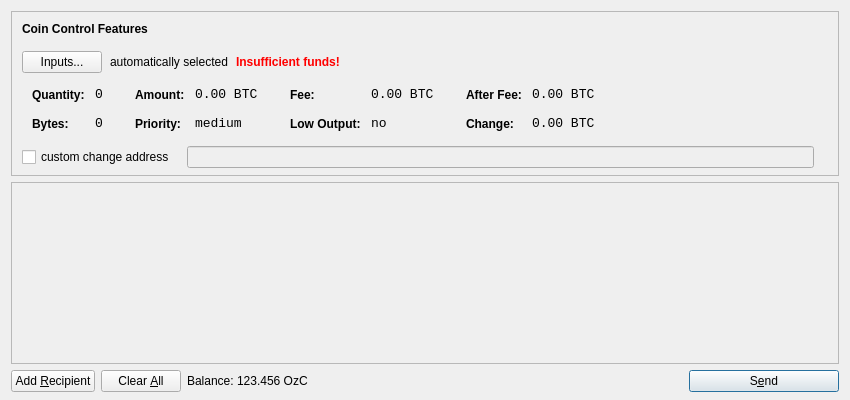
<?xml version="1.0" encoding="UTF-8"?>
<ui version="4.0">
 <class>SendCoinsDialog</class>
 <widget class="QDialog" name="SendCoinsDialog">
  <property name="geometry">
   <rect>
    <x>0</x>
    <y>0</y>
    <width>850</width>
    <height>400</height>
   </rect>
  </property>
  <property name="windowTitle">
   <string>Send Coins</string>
  </property>
  <layout class="QVBoxLayout" name="verticalLayout" stretch="0,1,0">
   <property name="bottomMargin">
    <number>8</number>
   </property>
   <item>
    <widget class="QFrame" name="frameCoinControl">
     <property name="sizePolicy">
      <sizepolicy hsizetype="Expanding" vsizetype="Expanding">
       <horstretch>0</horstretch>
       <verstretch>0</verstretch>
      </sizepolicy>
     </property>
     <property name="maximumSize">
      <size>
       <width>16777215</width>
       <height>16777215</height>
      </size>
     </property>
     <property name="frameShape">
      <enum>QFrame::StyledPanel</enum>
     </property>
     <property name="frameShadow">
      <enum>QFrame::Sunken</enum>
     </property>
     <layout class="QVBoxLayout" name="verticalLayoutCoinControl2">
      <property name="spacing">
       <number>-1</number>
      </property>
      <property name="leftMargin">
       <number>0</number>
      </property>
      <property name="topMargin">
       <number>0</number>
      </property>
      <property name="rightMargin">
       <number>0</number>
      </property>
      <property name="bottomMargin">
       <number>6</number>
      </property>
      <item>
       <layout class="QVBoxLayout" name="verticalLayoutCoinControl" stretch="0,0,0,0,1">
        <property name="spacing">
         <number>0</number>
        </property>
        <property name="leftMargin">
         <number>10</number>
        </property>
        <property name="topMargin">
         <number>10</number>
        </property>
        <item>
         <layout class="QHBoxLayout" name="horizontalLayoutCoinControl1">
          <property name="bottomMargin">
           <number>15</number>
          </property>
          <item>
           <widget class="QLabel" name="labelCoinControlFeatures">
            <property name="sizePolicy">
             <sizepolicy hsizetype="Preferred" vsizetype="Maximum">
              <horstretch>0</horstretch>
              <verstretch>0</verstretch>
             </sizepolicy>
            </property>
            <property name="font">
             <font>
              <weight>75</weight>
              <bold>true</bold>
             </font>
            </property>
            <property name="styleSheet">
             <string notr="true">font-weight:bold;</string>
            </property>
            <property name="text">
             <string>Coin Control Features</string>
            </property>
           </widget>
          </item>
         </layout>
        </item>
        <item>
         <layout class="QHBoxLayout" name="horizontalLayoutCoinControl2" stretch="0,0,0,0">
          <property name="spacing">
           <number>8</number>
          </property>
          <property name="bottomMargin">
           <number>10</number>
          </property>
          <item>
           <widget class="QPushButton" name="pushButtonCoinControl">
            <property name="styleSheet">
             <string notr="true"/>
            </property>
            <property name="text">
             <string>Inputs...</string>
            </property>
           </widget>
          </item>
          <item>
           <widget class="QLabel" name="labelCoinControlAutomaticallySelected">
            <property name="text">
             <string>automatically selected</string>
            </property>
            <property name="margin">
             <number>5</number>
            </property>
           </widget>
          </item>
          <item>
           <widget class="QLabel" name="labelCoinControlInsuffFunds">
            <property name="font">
             <font>
              <weight>75</weight>
              <bold>true</bold>
             </font>
            </property>
            <property name="styleSheet">
             <string notr="true">color:red;font-weight:bold;</string>
            </property>
            <property name="text">
             <string>Insufficient funds!</string>
            </property>
            <property name="margin">
             <number>5</number>
            </property>
           </widget>
          </item>
          <item>
           <spacer name="horizontalSpacerCoinControl">
            <property name="orientation">
             <enum>Qt::Horizontal</enum>
            </property>
            <property name="sizeHint" stdset="0">
             <size>
              <width>40</width>
              <height>1</height>
             </size>
            </property>
           </spacer>
          </item>
         </layout>
        </item>
        <item>
         <widget class="QWidget" name="widgetCoinControl" native="true">
          <property name="sizePolicy">
           <sizepolicy hsizetype="Preferred" vsizetype="Preferred">
            <horstretch>0</horstretch>
            <verstretch>0</verstretch>
           </sizepolicy>
          </property>
          <property name="minimumSize">
           <size>
            <width>0</width>
            <height>0</height>
           </size>
          </property>
          <property name="styleSheet">
           <string notr="true"/>
          </property>
          <layout class="QHBoxLayout" name="horizontalLayoutCoinControl5">
           <property name="margin">
            <number>0</number>
           </property>
           <item>
            <layout class="QHBoxLayout" name="horizontalLayoutCoinControl3" stretch="0,0,0,1">
             <property name="spacing">
              <number>20</number>
             </property>
             <property name="topMargin">
              <number>0</number>
             </property>
             <property name="bottomMargin">
              <number>10</number>
             </property>
             <item>
              <layout class="QFormLayout" name="formLayoutCoinControl1">
               <property name="horizontalSpacing">
                <number>10</number>
               </property>
               <property name="verticalSpacing">
                <number>14</number>
               </property>
               <property name="leftMargin">
                <number>10</number>
               </property>
               <property name="topMargin">
                <number>4</number>
               </property>
               <property name="rightMargin">
                <number>6</number>
               </property>
               <item row="0" column="0">
                <widget class="QLabel" name="labelCoinControlQuantityText">
                 <property name="styleSheet">
                  <string notr="true">font-weight:bold;</string>
                 </property>
                 <property name="text">
                  <string>Quantity:</string>
                 </property>
                 <property name="margin">
                  <number>0</number>
                 </property>
                </widget>
               </item>
               <item row="0" column="1">
                <widget class="QLabel" name="labelCoinControlQuantity">
                 <property name="font">
                  <font>
                   <family>Monospace</family>
                   <pointsize>10</pointsize>
                  </font>
                 </property>
                 <property name="cursor">
                  <cursorShape>IBeamCursor</cursorShape>
                 </property>
                 <property name="contextMenuPolicy">
                  <enum>Qt::ActionsContextMenu</enum>
                 </property>
                 <property name="text">
                  <string notr="true">0</string>
                 </property>
                 <property name="margin">
                  <number>0</number>
                 </property>
                 <property name="textInteractionFlags">
                  <set>Qt::LinksAccessibleByMouse|Qt::TextSelectableByKeyboard|Qt::TextSelectableByMouse</set>
                 </property>
                </widget>
               </item>
               <item row="1" column="0">
                <widget class="QLabel" name="labelCoinControlBytesText">
                 <property name="styleSheet">
                  <string notr="true">font-weight:bold;</string>
                 </property>
                 <property name="text">
                  <string>Bytes:</string>
                 </property>
                </widget>
               </item>
               <item row="1" column="1">
                <widget class="QLabel" name="labelCoinControlBytes">
                 <property name="font">
                  <font>
                   <family>Monospace</family>
                   <pointsize>10</pointsize>
                  </font>
                 </property>
                 <property name="cursor">
                  <cursorShape>IBeamCursor</cursorShape>
                 </property>
                 <property name="contextMenuPolicy">
                  <enum>Qt::ActionsContextMenu</enum>
                 </property>
                 <property name="text">
                  <string notr="true">0</string>
                 </property>
                 <property name="textInteractionFlags">
                  <set>Qt::LinksAccessibleByMouse|Qt::TextSelectableByKeyboard|Qt::TextSelectableByMouse</set>
                 </property>
                </widget>
               </item>
              </layout>
             </item>
             <item>
              <layout class="QFormLayout" name="formLayoutCoinControl2">
               <property name="horizontalSpacing">
                <number>10</number>
               </property>
               <property name="verticalSpacing">
                <number>14</number>
               </property>
               <property name="leftMargin">
                <number>6</number>
               </property>
               <property name="topMargin">
                <number>4</number>
               </property>
               <property name="rightMargin">
                <number>6</number>
               </property>
               <item row="0" column="0">
                <widget class="QLabel" name="labelCoinControlAmountText">
                 <property name="styleSheet">
                  <string notr="true">font-weight:bold;</string>
                 </property>
                 <property name="text">
                  <string>Amount:</string>
                 </property>
                 <property name="margin">
                  <number>0</number>
                 </property>
                </widget>
               </item>
               <item row="0" column="1">
                <widget class="QLabel" name="labelCoinControlAmount">
                 <property name="font">
                  <font>
                   <family>Monospace</family>
                   <pointsize>10</pointsize>
                  </font>
                 </property>
                 <property name="cursor">
                  <cursorShape>IBeamCursor</cursorShape>
                 </property>
                 <property name="contextMenuPolicy">
                  <enum>Qt::ActionsContextMenu</enum>
                 </property>
                 <property name="text">
                  <string notr="true">0.00 BTC</string>
                 </property>
                 <property name="textInteractionFlags">
                  <set>Qt::LinksAccessibleByMouse|Qt::TextSelectableByKeyboard|Qt::TextSelectableByMouse</set>
                 </property>
                </widget>
               </item>
               <item row="1" column="0">
                <widget class="QLabel" name="labelCoinControlPriorityText">
                 <property name="styleSheet">
                  <string notr="true">font-weight:bold;</string>
                 </property>
                 <property name="text">
                  <string>Priority:</string>
                 </property>
                </widget>
               </item>
               <item row="1" column="1">
                <widget class="QLabel" name="labelCoinControlPriority">
                 <property name="font">
                  <font>
                   <family>Monospace</family>
                   <pointsize>10</pointsize>
                  </font>
                 </property>
                 <property name="cursor">
                  <cursorShape>IBeamCursor</cursorShape>
                 </property>
                 <property name="contextMenuPolicy">
                  <enum>Qt::ActionsContextMenu</enum>
                 </property>
                 <property name="text">
                  <string>medium</string>
                 </property>
                 <property name="textInteractionFlags">
                  <set>Qt::LinksAccessibleByMouse|Qt::TextSelectableByKeyboard|Qt::TextSelectableByMouse</set>
                 </property>
                </widget>
               </item>
              </layout>
             </item>
             <item>
              <layout class="QFormLayout" name="formLayoutCoinControl3">
               <property name="horizontalSpacing">
                <number>10</number>
               </property>
               <property name="verticalSpacing">
                <number>14</number>
               </property>
               <property name="leftMargin">
                <number>6</number>
               </property>
               <property name="topMargin">
                <number>4</number>
               </property>
               <property name="rightMargin">
                <number>6</number>
               </property>
               <item row="0" column="0">
                <widget class="QLabel" name="labelCoinControlFeeText">
                 <property name="styleSheet">
                  <string notr="true">font-weight:bold;</string>
                 </property>
                 <property name="text">
                  <string>Fee:</string>
                 </property>
                 <property name="margin">
                  <number>0</number>
                 </property>
                </widget>
               </item>
               <item row="0" column="1">
                <widget class="QLabel" name="labelCoinControlFee">
                 <property name="font">
                  <font>
                   <family>Monospace</family>
                   <pointsize>10</pointsize>
                  </font>
                 </property>
                 <property name="cursor">
                  <cursorShape>IBeamCursor</cursorShape>
                 </property>
                 <property name="contextMenuPolicy">
                  <enum>Qt::ActionsContextMenu</enum>
                 </property>
                 <property name="text">
                  <string notr="true">0.00 BTC</string>
                 </property>
                 <property name="textInteractionFlags">
                  <set>Qt::LinksAccessibleByMouse|Qt::TextSelectableByKeyboard|Qt::TextSelectableByMouse</set>
                 </property>
                </widget>
               </item>
               <item row="1" column="0">
                <widget class="QLabel" name="labelCoinControlLowOutputText">
                 <property name="styleSheet">
                  <string notr="true">font-weight:bold;</string>
                 </property>
                 <property name="text">
                  <string>Low Output:</string>
                 </property>
                </widget>
               </item>
               <item row="1" column="1">
                <widget class="QLabel" name="labelCoinControlLowOutput">
                 <property name="font">
                  <font>
                   <family>Monospace</family>
                   <pointsize>10</pointsize>
                  </font>
                 </property>
                 <property name="cursor">
                  <cursorShape>IBeamCursor</cursorShape>
                 </property>
                 <property name="contextMenuPolicy">
                  <enum>Qt::ActionsContextMenu</enum>
                 </property>
                 <property name="text">
                  <string>no</string>
                 </property>
                 <property name="textInteractionFlags">
                  <set>Qt::LinksAccessibleByMouse|Qt::TextSelectableByKeyboard|Qt::TextSelectableByMouse</set>
                 </property>
                </widget>
               </item>
              </layout>
             </item>
             <item>
              <layout class="QFormLayout" name="formLayoutCoinControl4">
               <property name="horizontalSpacing">
                <number>10</number>
               </property>
               <property name="verticalSpacing">
                <number>14</number>
               </property>
               <property name="leftMargin">
                <number>6</number>
               </property>
               <property name="topMargin">
                <number>4</number>
               </property>
               <property name="rightMargin">
                <number>6</number>
               </property>
               <item row="0" column="0">
                <widget class="QLabel" name="labelCoinControlAfterFeeText">
                 <property name="styleSheet">
                  <string notr="true">font-weight:bold;</string>
                 </property>
                 <property name="text">
                  <string>After Fee:</string>
                 </property>
                 <property name="margin">
                  <number>0</number>
                 </property>
                </widget>
               </item>
               <item row="0" column="1">
                <widget class="QLabel" name="labelCoinControlAfterFee">
                 <property name="font">
                  <font>
                   <family>Monospace</family>
                   <pointsize>10</pointsize>
                  </font>
                 </property>
                 <property name="cursor">
                  <cursorShape>IBeamCursor</cursorShape>
                 </property>
                 <property name="contextMenuPolicy">
                  <enum>Qt::ActionsContextMenu</enum>
                 </property>
                 <property name="text">
                  <string notr="true">0.00 BTC</string>
                 </property>
                 <property name="textInteractionFlags">
                  <set>Qt::LinksAccessibleByMouse|Qt::TextSelectableByKeyboard|Qt::TextSelectableByMouse</set>
                 </property>
                </widget>
               </item>
               <item row="1" column="0">
                <widget class="QLabel" name="labelCoinControlChangeText">
                 <property name="styleSheet">
                  <string notr="true">font-weight:bold;</string>
                 </property>
                 <property name="text">
                  <string>Change:</string>
                 </property>
                </widget>
               </item>
               <item row="1" column="1">
                <widget class="QLabel" name="labelCoinControlChange">
                 <property name="font">
                  <font>
                   <family>Monospace</family>
                   <pointsize>10</pointsize>
                  </font>
                 </property>
                 <property name="cursor">
                  <cursorShape>IBeamCursor</cursorShape>
                 </property>
                 <property name="contextMenuPolicy">
                  <enum>Qt::ActionsContextMenu</enum>
                 </property>
                 <property name="text">
                  <string notr="true">0.00 BTC</string>
                 </property>
                 <property name="textInteractionFlags">
                  <set>Qt::LinksAccessibleByMouse|Qt::TextSelectableByKeyboard|Qt::TextSelectableByMouse</set>
                 </property>
                </widget>
               </item>
              </layout>
             </item>
            </layout>
           </item>
          </layout>
         </widget>
        </item>
        <item>
         <layout class="QHBoxLayout" name="horizontalLayoutCoinControl4" stretch="0,0,0">
          <property name="spacing">
           <number>12</number>
          </property>
          <property name="sizeConstraint">
           <enum>QLayout::SetDefaultConstraint</enum>
          </property>
          <property name="topMargin">
           <number>5</number>
          </property>
          <property name="rightMargin">
           <number>5</number>
          </property>
          <item>
           <widget class="QCheckBox" name="checkBoxCoinControlChange">
            <property name="text">
             <string>custom change address</string>
            </property>
           </widget>
          </item>
          <item>
           <widget class="QLineEdit" name="lineEditCoinControlChange">
            <property name="enabled">
             <bool>false</bool>
            </property>
            <property name="sizePolicy">
             <sizepolicy hsizetype="Expanding" vsizetype="Fixed">
              <horstretch>0</horstretch>
              <verstretch>0</verstretch>
             </sizepolicy>
            </property>
           </widget>
          </item>
          <item>
           <widget class="QLabel" name="labelCoinControlChangeLabel">
            <property name="sizePolicy">
             <sizepolicy hsizetype="Preferred" vsizetype="Expanding">
              <horstretch>0</horstretch>
              <verstretch>0</verstretch>
             </sizepolicy>
            </property>
            <property name="minimumSize">
             <size>
              <width>0</width>
              <height>0</height>
             </size>
            </property>
            <property name="text">
             <string/>
            </property>
            <property name="margin">
             <number>3</number>
            </property>
           </widget>
          </item>
         </layout>
        </item>
        <item>
         <spacer name="verticalSpacerCoinControl">
          <property name="orientation">
           <enum>Qt::Vertical</enum>
          </property>
          <property name="sizeHint" stdset="0">
           <size>
            <width>800</width>
            <height>1</height>
           </size>
          </property>
         </spacer>
        </item>
       </layout>
      </item>
     </layout>
    </widget>
   </item>
   <item>
    <widget class="QScrollArea" name="scrollArea">
     <property name="widgetResizable">
      <bool>true</bool>
     </property>
     <widget class="QWidget" name="scrollAreaWidgetContents">
      <property name="geometry">
       <rect>
        <x>0</x>
        <y>0</y>
        <width>830</width>
        <height>165</height>
       </rect>
      </property>
      <layout class="QVBoxLayout" name="verticalLayout_2">
       <property name="margin">
        <number>0</number>
       </property>
       <item>
        <layout class="QVBoxLayout" name="entries">
         <property name="spacing">
          <number>6</number>
         </property>
        </layout>
       </item>
       <item>
        <spacer name="verticalSpacer">
         <property name="orientation">
          <enum>Qt::Vertical</enum>
         </property>
         <property name="sizeHint" stdset="0">
          <size>
           <width>20</width>
           <height>40</height>
          </size>
         </property>
        </spacer>
       </item>
      </layout>
     </widget>
    </widget>
   </item>
   <item>
    <layout class="QHBoxLayout" name="horizontalLayout">
     <item>
      <widget class="QPushButton" name="addButton">
       <property name="toolTip">
        <string>Send to multiple recipients at once</string>
       </property>
       <property name="text">
        <string>Add &amp;Recipient</string>
       </property>
       <property name="icon">
        <iconset resource="../bitcoin.qrc">
         <normaloff>:/icons/add</normaloff>:/icons/add</iconset>
       </property>
       <property name="autoDefault">
        <bool>false</bool>
       </property>
      </widget>
     </item>
     <item>
      <widget class="QPushButton" name="clearButton">
       <property name="sizePolicy">
        <sizepolicy hsizetype="Minimum" vsizetype="Fixed">
         <horstretch>0</horstretch>
         <verstretch>0</verstretch>
        </sizepolicy>
       </property>
       <property name="toolTip">
        <string>Remove all transaction fields</string>
       </property>
       <property name="text">
        <string>Clear &amp;All</string>
       </property>
       <property name="icon">
        <iconset resource="../bitcoin.qrc">
         <normaloff>:/icons/remove</normaloff>:/icons/remove</iconset>
       </property>
       <property name="autoRepeatDelay">
        <number>300</number>
       </property>
       <property name="autoDefault">
        <bool>false</bool>
       </property>
      </widget>
     </item>
     <item>
      <layout class="QHBoxLayout" name="horizontalLayout_2">
       <property name="spacing">
        <number>3</number>
       </property>
       <item>
        <widget class="QLabel" name="label">
         <property name="text">
          <string>Balance:</string>
         </property>
        </widget>
       </item>
       <item>
        <widget class="QLabel" name="labelBalance">
         <property name="cursor">
          <cursorShape>IBeamCursor</cursorShape>
         </property>
         <property name="text">
          <string>123.456 OzC</string>
         </property>
         <property name="textInteractionFlags">
          <set>Qt::LinksAccessibleByMouse|Qt::TextSelectableByKeyboard|Qt::TextSelectableByMouse</set>
         </property>
        </widget>
       </item>
      </layout>
     </item>
     <item>
      <spacer name="horizontalSpacer">
       <property name="orientation">
        <enum>Qt::Horizontal</enum>
       </property>
       <property name="sizeHint" stdset="0">
        <size>
         <width>40</width>
         <height>20</height>
        </size>
       </property>
      </spacer>
     </item>
     <item>
      <widget class="QPushButton" name="sendButton">
       <property name="minimumSize">
        <size>
         <width>150</width>
         <height>0</height>
        </size>
       </property>
       <property name="toolTip">
        <string>Confirm the send action</string>
       </property>
       <property name="text">
        <string>S&amp;end</string>
       </property>
       <property name="icon">
        <iconset resource="../bitcoin.qrc">
         <normaloff>:/icons/send</normaloff>:/icons/send</iconset>
       </property>
       <property name="default">
        <bool>true</bool>
       </property>
      </widget>
     </item>
    </layout>
   </item>
  </layout>
 </widget>
 <resources>
  <include location="../bitcoin.qrc"/>
 </resources>
 <connections/>
</ui>
